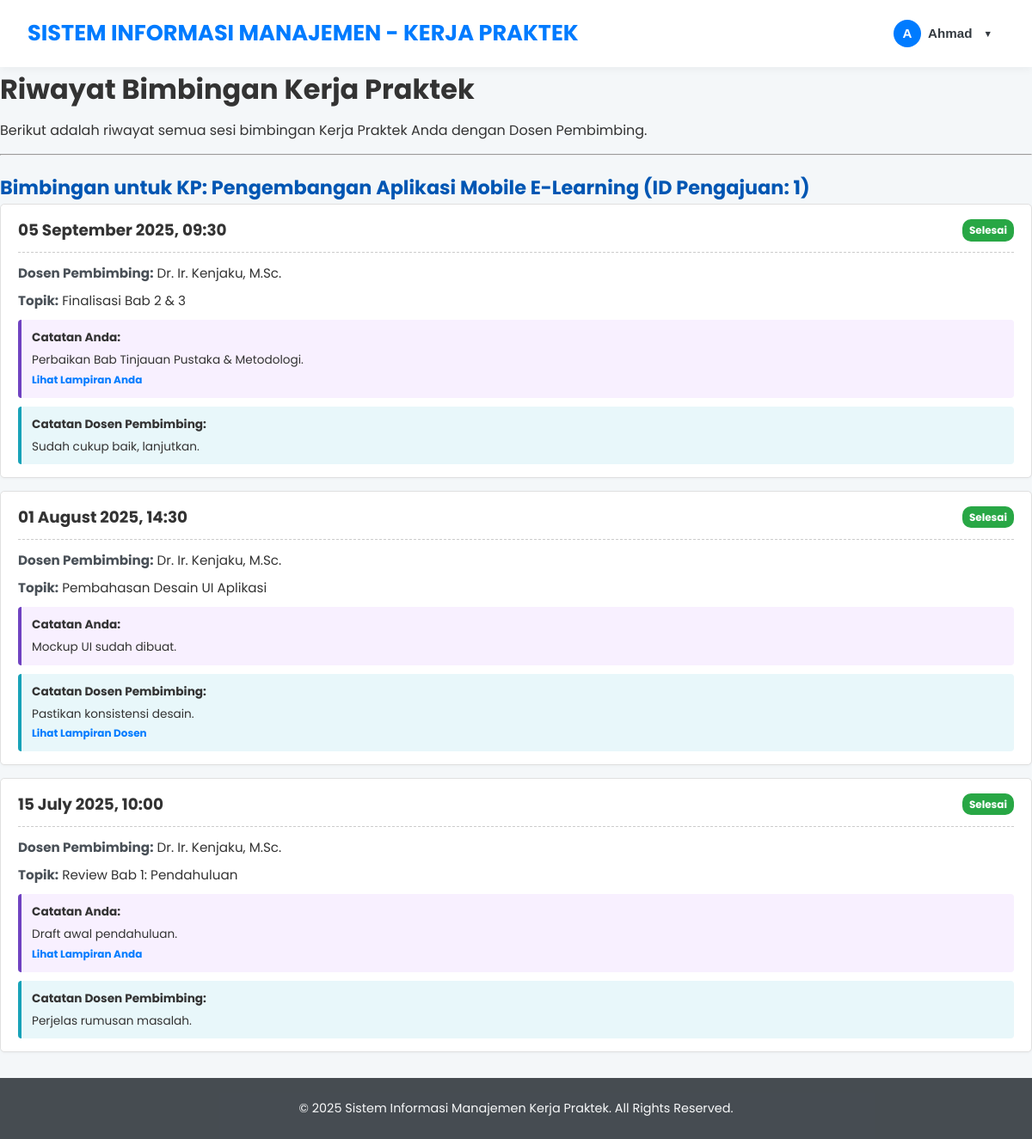
Page /mahasiswa/bimbingan_view.php (signed in) on the committed database.
### tables this page shows
CREATE TABLE `bimbingan_kp` (
  `id_bimbingan` int NOT NULL,
  `id_pengajuan` int NOT NULL,
  `nip_pembimbing` varchar(20) NOT NULL,
  `tanggal_bimbingan` datetime NOT NULL,
  `topik_bimbingan` text,
  `catatan_mahasiswa` text,
  `catatan_dosen` text,
  `file_lampiran_mahasiswa` varchar(255) DEFAULT NULL,
  `file_lampiran_dosen` varchar(255) DEFAULT NULL,
  `status_bimbingan` enum('diajukan_mahasiswa','direview_dosen','selesai') DEFAULT 'diajukan_mahasiswa',
  `created_at` timestamp NOT NULL DEFAULT CURRENT_TIMESTAMP,
  `updated_at` timestamp NOT NULL DEFAULT CURRENT_TIMESTAMP ON UPDATE CURRENT_TIMESTAMP
);

CREATE TABLE `dosen_pembimbing` (
  `nip` varchar(20) NOT NULL,
  `password` varchar(100) NOT NULL,
  `nama_dosen` varchar(100) NOT NULL,
  `email` varchar(100) NOT NULL,
  `status_akun` enum('active','inactive') DEFAULT 'active',
  `created_at` timestamp NOT NULL DEFAULT CURRENT_TIMESTAMP,
  `updated_at` timestamp NOT NULL DEFAULT CURRENT_TIMESTAMP ON UPDATE CURRENT_TIMESTAMP
);

### mahasiswa/bimbingan_view.php (the view, shortened to what this page needs)
<?php
$nim_mahasiswa = $_SESSION['user_id'];
$error_message = '';
$bimbingan_entries_by_kp = [];
require_once '../config/db_connect.php';
if ($conn && ($conn instanceof mysqli)) {
    $sql = "SELECT
                bk.id_bimbingan,
                bk.id_pengajuan,
                pk.judul_kp,
                dp.nama_dosen AS nama_pembimbing,
                bk.tanggal_bimbingan,
                bk.topik_bimbingan,
                bk.catatan_mahasiswa, /* Ditampilkan jika mahasiswa juga bisa input catatan di masa depan */
                bk.catatan_dosen,
                bk.file_lampiran_mahasiswa, /* Ditampilkan jika mahasiswa juga bisa upload lampiran */
                bk.file_lampiran_dosen,
                bk.status_bimbingan,
                bk.created_at AS tanggal_catat_bimbingan
            FROM bimbingan_kp bk
            JOIN pengajuan_kp pk ON bk.id_pengajuan = pk.id_pengajuan
            LEFT JOIN dosen_pembimbing dp ON bk.nip_pembimbing = dp.nip /* NIP Pembimbing di tabel bimbingan_kp */
            WHERE pk.nim = ?
            ORDER BY pk.id_pengajuan DESC, bk.tanggal_bimbingan DESC";
    $stmt = $conn->prepare($sql);
    if ($stmt) {
        $stmt->bind_param("s", $nim_mahasiswa);
        $stmt->execute();
        $result = $stmt->get_result();
        if ($result->num_rows > 0) {
            while ($row = $result->fetch_assoc()) {
                $bimbingan_entries_by_kp[$row['id_pengajuan']]['judul_kp'] = $row['judul_kp'];
                $bimbingan_entries_by_kp[$row['id_pengajuan']]['entries'][] = $row;
            }
        }
    } else {
        $error_message = "Gagal menyiapkan query untuk mengambil data bimbingan: " . (($conn->error) ? htmlspecialchars($conn->error) : "Kesalahan tidak diketahui.");
    }
} else {
    $error_message = "Koneksi database gagal atau tidak valid.";
}
$page_title = "Riwayat Bimbingan Kerja Praktek";
require_once '../includes/header.php';
?>
<div class="page-layout-wrapper">
    <main class="main-content-area">
        <div class="list-container bimbingan-view-container">
            <h1><?php echo htmlspecialchars($page_title); ?></h1>
            <p>Berikut adalah riwayat semua sesi bimbingan Kerja Praktek Anda dengan Dosen Pembimbing.</p>
            <hr>
            <?php if (empty($bimbingan_entries_by_kp) && empty($error_message)): ?>
                <div class="message info">
                    <p>Anda belum memiliki riwayat sesi bimbingan.</p>
                    <p>Pastikan Dosen Pembimbing Anda telah mencatat sesi bimbingan yang telah dilakukan.</p>
                </div>
            <?php elseif (!empty($bimbingan_entries_by_kp)): ?>
                <?php foreach ($bimbingan_entries_by_kp as $id_kp => $data_kp_bimbingan): ?>
                    <div class="kp-bimbingan-group card mb-4">
                        <div class="card-header">
                            <h3>Bimbingan untuk KP: <?php echo htmlspecialchars($data_kp_bimbingan['judul_kp']); ?> (ID Pengajuan: <?php echo $id_kp; ?>)</h3>
                        </div>
                        <div class="card-body">
                            <?php if (empty($data_kp_bimbingan['entries'])): ?>
                                <p>Belum ada entri bimbingan untuk KP ini.</p>
                            <?php else: ?>
                                <ul class="bimbingan-history-list">
                                    <?php foreach ($data_kp_bimbingan['entries'] as $sesi): ?>
                                        <li class="bimbingan-item">
                                            <div class="bimbingan-header">
                                                <strong><?php echo date("d F Y, H:i", strtotime($sesi['tanggal_bimbingan'])); ?></strong>
                                                <span class="status-bimbingan status-bimbingan-<?php echo strtolower(str_replace('_', '-', $sesi['status_bimbingan'])); ?>">
                                                    <?php echo ucfirst(str_replace('_', ' ', htmlspecialchars($sesi['status_bimbingan']))); ?>
                                                </span>
                                            </div>
                                            <p><strong>Dosen Pembimbing:</strong> <?php echo htmlspecialchars($sesi['nama_pembimbing'] ?: 'N/A'); ?></p>
                                            <p><strong>Topik:</strong> <?php echo htmlspecialchars($sesi['topik_bimbingan'] ?: 'Tidak ada topik spesifik'); ?></p>
                                            <?php if (!empty($sesi['catatan_mahasiswa'])): ?>
                                                <div class="catatan catatan-mahasiswa">
                                                    <strong>Catatan Anda:</strong>
                                                    <p><?php echo nl2br(htmlspecialchars($sesi['catatan_mahasiswa'])); ?></p>
                                                    <?php if ($sesi['file_lampiran_mahasiswa']): ?>
                                                        <small><a href="/KP/<?php echo htmlspecialchars($sesi['file_lampiran_mahasiswa']); ?>" target="_blank">Lihat Lampiran Anda</a></small>
                                                    <?php endif; ?>
                                                </div>
                                            <?php endif; ?>
                                            <?php if (!empty($sesi['catatan_dosen'])): ?>
                                                <div class="catatan catatan-dosen">
                                                    <strong>Catatan Dosen Pembimbing:</strong>
                                                    <p><?php echo nl2br(htmlspecialchars($sesi['catatan_dosen'])); ?></p>
                                                    <?php if ($sesi['file_lampiran_dosen']): ?>
                                                        <small><a href="/KP/<?php echo htmlspecialchars($sesi['file_lampiran_dosen']); ?>" target="_blank">Lihat Lampiran Dosen</a></small>
                                                    <?php endif; ?>
                                                </div>
                                            <?php endif; ?>
                                        </li>
                                    <?php endforeach; ?>
                                </ul>
                            <?php endif; ?>
                        </div>
                    </div>
                <?php endforeach; ?>
            <?php endif; ?>
        </div>
    </main>
</div>
<?php
require_once '../includes/footer.php';
?>

### includes/header.php (style rules this page uses)
:root { --primary-color: #007BFF; --primary-hover: #0056b3; --secondary-color: #6c757d; --dark-color: #343a40; --light-color: #f8f9fa; --background-color: #f4f7f9; --text-color: #333; --border-color: #dee2e6; --card-shadow: 0 4px 15px rgba(0,0,0,0.06); --border-radius: 12px; }
* { box-sizing: border-box; }
body, h1, h2, h3, h4, h5, h6, p, ul, ol { margin: 0; padding: 0; }
body { font-family: 'Poppins', sans-serif; line-height: 1.6; background-color: var(--background-color); color: var(--text-color); display: flex; flex-direction: column; min-height: 100vh; }

### mahasiswa/bimbingan_view.php (style rules this page uses)
.bimbingan-view-container h1 { margin-top: 0; margin-bottom: 10px; }
.bimbingan-view-container hr { margin-bottom: 20px; }
.bimbingan-view-container p { margin-bottom: 15px; }
.kp-bimbingan-group.card { margin-bottom: 30px; }
.kp-bimbingan-group .card-header h3 { margin: 0; font-size: 1.4em; color: #0056b3; }
.bimbingan-history-list { list-style: none; padding: 0; }
.bimbingan-item { background-color: #ffffff; border: 1px solid #e0e0e0; padding: 15px 20px; margin-bottom: 15px; border-radius: 5px; box-shadow: 0 1px 3px rgba(0,0,0,0.04); }
.bimbingan-header { display: flex; justify-content: space-between; align-items: center; margin-bottom: 12px; padding-bottom: 10px; border-bottom: 1px dashed #ccc; }
.bimbingan-header strong { font-size: 1.15em; color: #333; }
.bimbingan-item p { margin-bottom: 8px; line-height: 1.6; font-size: 0.95em; }
.bimbingan-item p strong { color: #495057; }
.catatan { padding: 10px 12px; margin-top: 10px; border-radius: 4px; font-size: 0.9em; border-left: 4px solid; }
.catatan strong { display: block; margin-bottom: 5px; font-size: 0.95em; }
.catatan p { margin-bottom: 0; line-height: 1.5; }
.catatan small a { color: #007bff; text-decoration:none; font-weight: bold; }
.catatan-mahasiswa { border-left-color: #6f42c1; background-color: #f8f0ff; }
.catatan-dosen { border-left-color: #17a2b8; background-color: #e8f7fa; }
.status-bimbingan { padding: 3px 8px; border-radius: 10px; font-size: 0.75em; font-weight: bold; color: #fff; white-space: nowrap; }
.status-bimbingan-selesai { background-color: #28a745; }

### rows in the picture
bimbingan_kp: tanggal_bimbingan "05 September 2025, 09:30", status_bimbingan "Selesai", nip_pembimbing.nama_dosen "Dr. Ir. Kenjaku, M.Sc.", topik_bimbingan "Finalisasi Bab 2 & 3", catatan_mahasiswa "Perbaikan Bab Tinjauan Pustaka & Metodologi.", catatan_dosen "Sudah cukup baik, lanjutkan."
bimbingan_kp: tanggal_bimbingan "01 August 2025, 14:30", status_bimbingan "Selesai", nip_pembimbing.nama_dosen "Dr. Ir. Kenjaku, M.Sc.", topik_bimbingan "Pembahasan Desain UI Aplikasi", catatan_mahasiswa "Mockup UI sudah dibuat.", catatan_dosen "Pastikan konsistensi desain."
bimbingan_kp: tanggal_bimbingan "15 July 2025, 10:00", status_bimbingan "Selesai", nip_pembimbing.nama_dosen "Dr. Ir. Kenjaku, M.Sc.", topik_bimbingan "Review Bab 1: Pendahuluan", catatan_mahasiswa "Draft awal pendahuluan.", catatan_dosen "Perjelas rumusan masalah."

### other values in the picture
substr($user_nama, 0, 1) "A"
explode(' ', $user_nama)[0] "Ahmad"
$page_title "Riwayat Bimbingan Kerja Praktek"
$data_kp_bimbingan['judul_kp'] "Pengembangan Aplikasi Mobile E-Learning"
$id_kp "1"
